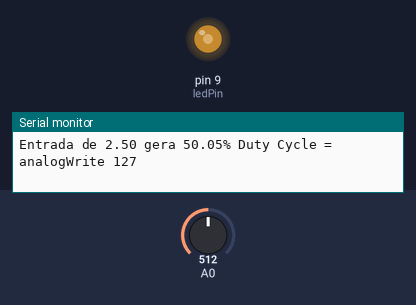
Simulated run of this sketch. Board: Arduino Uno, built with avr-gcc and run on an emulated ATmega328P. On the bench: output pins drawn as LEDs (lit = HIGH), the last lines printed to the serial monitor. The test bench sets the inputs (shaded band); at power-on: A0 = 512.

Above: at 1.2 s.
1.3 s: A0 set to 412
At 1.6 s:
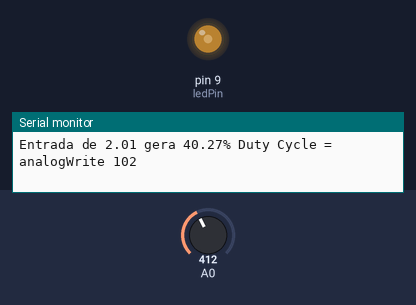
4.3 s: A0 set to 385
At 5.7 s:
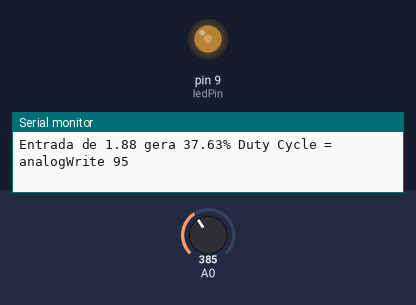
7.3 s: A0 set to 716
At 7.9 s:
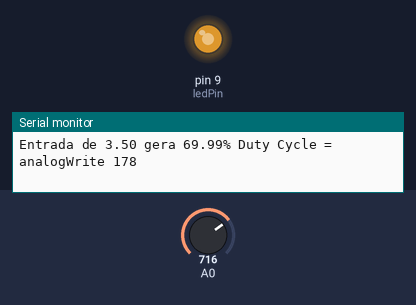
8.8 s: A0 set to 1014
At 9.3 s:
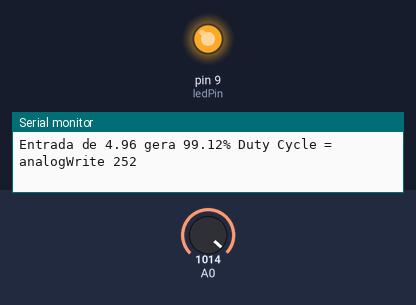
10.3 s: A0 set to 1023
At 10.8 s:
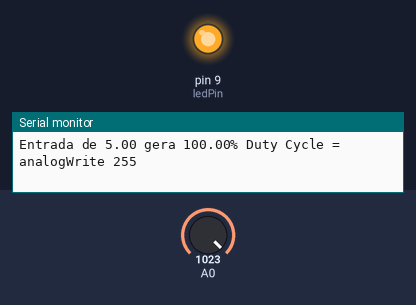
13.3 s: A0 set to 122
At 14.4 s:
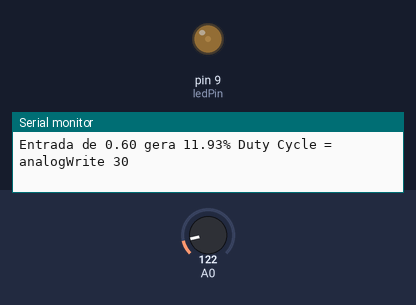
Timing chart, 0 to 15.8 s (numbered marks = the images above; inputs shaded):
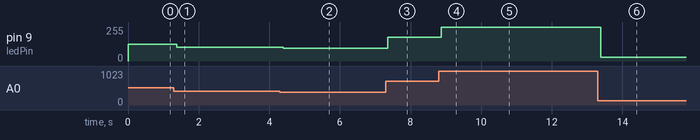

Measured:
- after the input at 1.3 s, pin 9 (ledPin): 127/255 → 102/255 after 0.08 s
- after the input at 4.3 s, pin 9 (ledPin): 102/255 → 95/255 after 0.10 s
- after the input at 7.3 s, pin 9 (ledPin): 95/255 → 178/255 after 0.06 s
- after the input at 8.8 s, pin 9 (ledPin): 178/255 → 252/255 after 0.07 s
- after the input at 10.3 s, pin 9 (ledPin): 252/255 → 255/255 after 0.08 s
- after the input at 13.3 s, pin 9 (ledPin): 255/255 → 30/255 after 0.08 s

The sketch:

analogReadWriteSerial.ino
```cpp
/*
 * @author: Jimmy Soares
 * Conectar um potenciometro com os pinos de
 * 'fora' no 5V e no GND. O pino do meio no A0.
 * O potênciometro é um divisor de tensão que
 * irá variar o valor analógico lido em A0,
 * variando a intensidade do LED por
 * PWM.
 */
float x;
int y;
int ledPin = 9;
void setup() {
  pinMode(ledPin, OUTPUT);
  Serial.begin(9600); //inicia o monitor serial
}

void loop() {
  x = analogRead(A0); //x recebe o valor analógico lido em A0
  x = x/1023; //divide por 1023 para ter valor de 0 a 1
  y = x*255; //multiplica por 255 para o PWM (que aceita de 0 a 255)
  Serial.print("Entrada de ");
  Serial.print(x*5); //imprime tensão entrada
  Serial.print(" gera ");
  Serial.print(x*100); //imprime % do duty cycle
  Serial.print("% Duty Cycle = analogWrite ");
  Serial.println(y); //imprime y e pula linha
  analogWrite(ledPin, y); //saída PWM no pino 13
}
```
